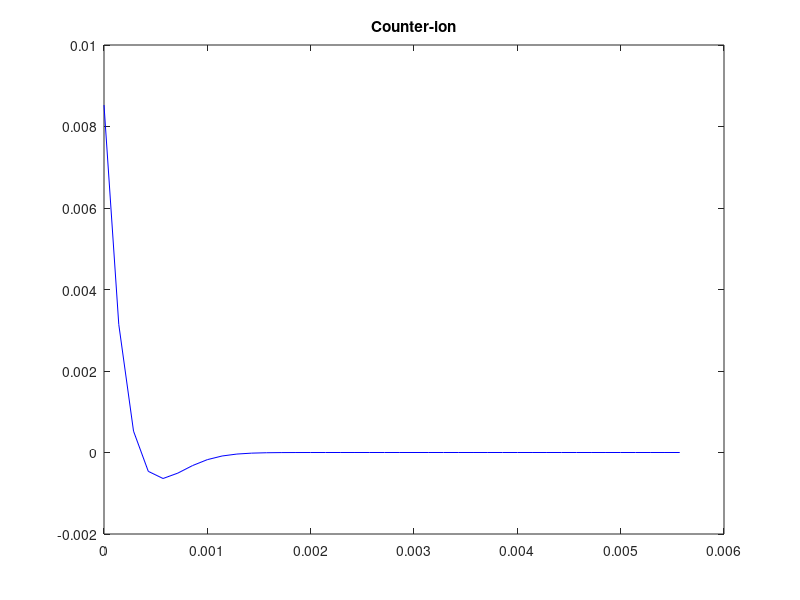

Write MATLAB code to recreate this figure.
% After 20 -40 loops the plot doesn`t change much



clc
clear all
%close all

tic

kappa = 10;

a = 2;       
b = 350;     
c = 1;       

n = 40;      

C = ones(2,n) ;      

C(2,:) = C(2,:)*(0.5);


w = 0;
phi = zeros(1,n);   
theta = 0;           
spacing = 2/(350*n);     
temp =0;


inc = 10^-11;
inct = 10^-11;



for t = 0 : 10^-11 : 10^-7
    
    D = C;
    thetavar = theta;
       
    for x = 1:1
   %  for T = t:10^-11:(t+10^-9)
        
        
        temp = (10^4)*(kappa*C(1,1)*(1-theta) - theta)   ;  
        theta = thetavar + temp*inct ;
        
        
    C(1,1) = D(1,1) + inct*( 4*(C(1,3)-C(1,1) - C(1,2)*(phi(3) - phi(1)))/(4*spacing)  - (1.5)*temp - ... 
        (C(1,4)-C(1,2) - C(1,3)*(phi(4) - phi(2)))/(4*spacing) )/(spacing);
      
    
     
    C(2,1) = D(2,1) + inct*(4*(C(2,3)-C(2,1) + C(2,2)*(phi(3)-phi(1)))/(4*(spacing^2)) - ...
         (C(2,4)-C(2,2) + C(2,3)*(phi(4)-phi(2)))/(4*(spacing^2)) );
    
 %   end
   
    for i = 2:(n-1)
        C(1,i) = D(1,i) + inc*((C(1,i+1) + C(1,i-1) - 2*C(1,i))/(spacing*spacing) - ...
            (C(1,i+1)-C(1,i-1))*(phi(i+1)-phi(i-1))/(4*spacing^2) - C(1,i)*(phi(i+1) + phi(i-1) - 2*phi(i))/(spacing^2));
       
        C(2,i) = D(2,i) + inc*((C(2,i+1) + C(2,i-1) - 2*C(2,i))/(spacing*spacing) + ...
            (C(2,i+1)-C(2,i-1))*(phi(i+1)-phi(i-1))/(4*spacing^2) + C(2,i)*(phi(i+1) + phi(i-1) - 2*phi(i))/(spacing^2));
              
    end
    
    A = zeros(n,n);
    
    A(1,1) = -1;      
    A(1,2) = 1;
   % A(1,3) = -1;
    A(n,n) = 1;       
    
    
    
    for i = 2:(n-1)
       A(i,i-1) = 1;
       A(i,i+1) = 1;
       A(i,i) = -2;
    end
    
       
    B = zeros(n,1);
    
    B(1) = spacing*theta*(b*b);
    B(n) = 0;
    
    for i = 2:(n-1)
        B(i) = spacing*spacing*(C(1,i)-2*C(2,i))*(b*b);
    end
    
    
    phi = A\B;
    end
    
end


Xi = 0:spacing:(spacing*(n-1));       

plot((Xi(:)),2*(C(2,:)-0.5),'b');     
title('Counter-ion');
hold on

toc
